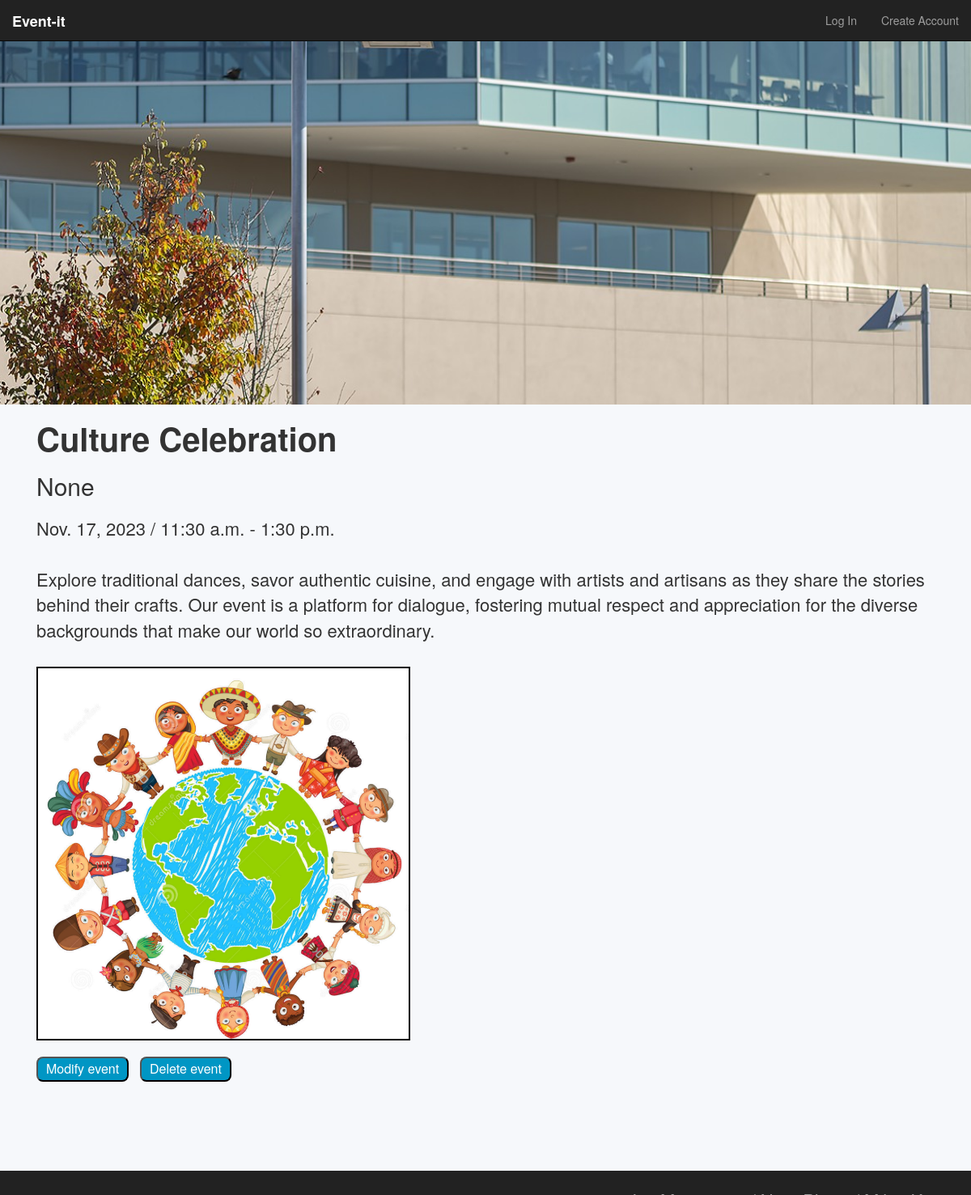
/event/37/, run on the app's committed database.
### events/models.py (models this page shows, shortened)
class Event(models.Model):                                      # makes the main data model, each event has the attributes below
    title        = models.CharField(max_length=120)
    description  = models.TextField(blank=True, default='')
    repeats      = models.BooleanField(default=False)
    approved     = models.BooleanField(default=False)
    date         = models.DateField()
    start_time   = models.TimeField()
    end_time     = models.TimeField()
    posting_club = models.CharField(max_length=100)
    user         = models.ForeignKey(to=User, related_name="events", blank=True, null=True, on_delete=models.CASCADE)
    image        = models.ImageField(null=True, blank=True, upload_to='images/')

### events/views.py (the view)
def event_detail_view(request, id):         # shows one event
    obj = get_object_or_404(Event, id=id)   # get object id=id, if it does not exist throw 404 error
    if obj.approved == True:
        context = {                             # defines what to pass in to event_detail.html
            'object': obj,
        }
        return render(request, 'events/event_detail.html', context)
    else:
        return HttpResponse("<h1>This event has not been approved</h1>")

### events/templates/events/event_detail.html
{% extends 'base.html' %}
{% block content %}
{% load static %} <link rel="stylesheet" href="{% static 'eventdetails.css' %}">
<div class="fixed-bg"></div>
<body>
<h1>{{ object.title }}</h1>
<h2>{{ object.posting_club }}</h2>
<p>
    {{ object.date }} / {{ object.start_time }} - {{ object.end_time }}{% if object.repeats %} / Repeats{% else %}{% endif %}
    <br><br>
    {% if object.description %}{{ object.description }}{% else %}Description coming soon{% endif %}
</p>
<br>
{% if object.image %}
<img src="{{ object.image.url }}">
{% endif %}
<br><br>
<a href="/event/update/{{ object.id }}"><button>Modify event</button></a>
<a href="/event/delete/{{ object.id }}"><button>Delete event</button></a>
</body>
{% endblock %}

### events/static/base.css (style rules this page uses)
body { background-color: rgba(0, 77, 150, 0.034); margin-left: 30px; padding-bottom: 100px; }

### events/static/eventdetails.css (style rules this page uses)
img { width: 40%; border: 2px solid black; }
body { margin-left: 45px; margin-bottom: 40px; }
.fixed-bg { background-image: url("images/college_of_san_mateo_cover.jpeg"); min-height: 500px; background-attachment: fixed; background-position: center -500px; background-repeat: no-repeat; background-size: cover; margin-left: -45px; }
p { font-size: 22px; margin-right: 25px; margin-top: 20px; }
h1 { font-size: 40px; font-weight: bold; }
button { margin-right: 10px; text-decoration: black; background-color: #0096c4; color: rgb(255, 255, 255); padding: 2px 10px; text-align: center; text-decoration: none; display: inline-block; font-size: 16px; border-radius: 8px; }

### data on the page
Event: title "Culture Celebration", posting_club "None", date "Nov. 17, 2023", start_time "11:30 a.m.", end_time "1:30 p.m.", description "Explore traditional dances, savor authentic cuisine, and engage with artists and artisans as they share the stories behind their crafts. Our event is a platform for dialogue, fostering mutual respect and appreciation for the diverse backgrounds that make our world so extraordinary.", image (picture)
